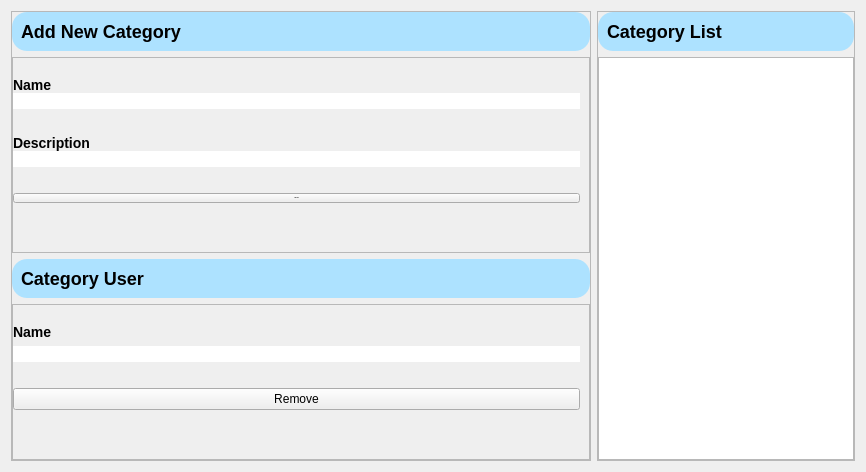
                      <widget class="QWidget" name="category_setting_2">
                       <layout class="QHBoxLayout" name="horizontalLayout_21">
                        <item>
                         <widget class="QFrame" name="frame_23">
                          <property name="sizePolicy">
                           <sizepolicy hsizetype="Fixed" vsizetype="Minimum">
                            <horstretch>0</horstretch>
                            <verstretch>0</verstretch>
                           </sizepolicy>
                          </property>
                          <property name="frameShape">
                           <enum>QFrame::StyledPanel</enum>
                          </property>
                          <property name="frameShadow">
                           <enum>QFrame::Raised</enum>
                          </property>
                          <layout class="QVBoxLayout" name="verticalLayout_47">
                           <property name="leftMargin">
                            <number>0</number>
                           </property>
                           <property name="topMargin">
                            <number>0</number>
                           </property>
                           <property name="rightMargin">
                            <number>0</number>
                           </property>
                           <property name="bottomMargin">
                            <number>0</number>
                           </property>
                           <item>
                            <widget class="QFrame" name="frame_24">
                             <property name="sizePolicy">
                              <sizepolicy hsizetype="Minimum" vsizetype="Minimum">
                               <horstretch>0</horstretch>
                               <verstretch>0</verstretch>
                              </sizepolicy>
                             </property>
                             <property name="styleSheet">
                              <string notr="true">QFrame
{
	background: #ADE2FF;
	border-radius: 15px;
}</string>
                             </property>
                             <property name="frameShape">
                              <enum>QFrame::StyledPanel</enum>
                             </property>
                             <property name="frameShadow">
                              <enum>QFrame::Raised</enum>
                             </property>
                             <layout class="QHBoxLayout" name="horizontalLayout_22">
                              <item>
                               <widget class="QLabel" name="label_21">
                                <property name="sizePolicy">
                                 <sizepolicy hsizetype="Fixed" vsizetype="Fixed">
                                  <horstretch>0</horstretch>
                                  <verstretch>0</verstretch>
                                 </sizepolicy>
                                </property>
                                <property name="text">
                                 <string>&lt;h2&gt;Add New Category&lt;/h2&gt;</string>
                                </property>
                               </widget>
                              </item>
                              <item>
                               <spacer name="horizontalSpacer_4">
                                <property name="orientation">
                                 <enum>Qt::Horizontal</enum>
                                </property>
                                <property name="sizeType">
                                 <enum>QSizePolicy::Fixed</enum>
                                </property>
                                <property name="sizeHint" stdset="0">
                                 <size>
                                  <width>400</width>
                                  <height>20</height>
                                 </size>
                                </property>
                               </spacer>
                              </item>
                             </layout>
                            </widget>
                           </item>
                           <item>
                            <widget class="QFrame" name="frame_25">
                             <property name="sizePolicy">
                              <sizepolicy hsizetype="Expanding" vsizetype="Expanding">
                               <horstretch>0</horstretch>
                               <verstretch>0</verstretch>
                              </sizepolicy>
                             </property>
                             <property name="frameShape">
                              <enum>QFrame::StyledPanel</enum>
                             </property>
                             <property name="frameShadow">
                              <enum>QFrame::Raised</enum>
                             </property>
                             <layout class="QVBoxLayout" name="verticalLayout_48">
                              <property name="leftMargin">
                               <number>0</number>
                              </property>
                              <item>
                               <spacer name="verticalSpacer_21">
                                <property name="orientation">
                                 <enum>Qt::Vertical</enum>
                                </property>
                                <property name="sizeType">
                                 <enum>QSizePolicy::Fixed</enum>
                                </property>
                                <property name="sizeHint" stdset="0">
                                 <size>
                                  <width>20</width>
                                  <height>10</height>
                                 </size>
                                </property>
                               </spacer>
                              </item>
                              <item>
                               <layout class="QVBoxLayout" name="verticalLayout_49">
                                <property name="spacing">
                                 <number>0</number>
                                </property>
                                <item alignment="Qt::AlignTop">
                                 <widget class="QLabel" name="label_22">
                                  <property name="sizePolicy">
                                   <sizepolicy hsizetype="Preferred" vsizetype="Fixed">
                                    <horstretch>0</horstretch>
                                    <verstretch>0</verstretch>
                                   </sizepolicy>
                                  </property>
                                  <property name="text">
                                   <string>&lt;h3&gt; Name&lt;/h3&gt;</string>
                                  </property>
                                 </widget>
                                </item>
                                <item>
                                 <widget class="QLineEdit" name="lineEdit_10">
                                  <property name="sizePolicy">
                                   <sizepolicy hsizetype="Expanding" vsizetype="Fixed">
                                    <horstretch>0</horstretch>
                                    <verstretch>0</verstretch>
                                   </sizepolicy>
                                  </property>
                                  <property name="styleSheet">
                                   <string notr="true">	border-top-right-radius: 10px;
	border-top-left-radius:10px;
	border-bottom-right-radius: 10px;
	border-bottom-left-radius:10px;</string>
                                  </property>
                                 </widget>
                                </item>
                               </layout>
                              </item>
                              <item>
                               <spacer name="verticalSpacer_22">
                                <property name="orientation">
                                 <enum>Qt::Vertical</enum>
                                </property>
                                <property name="sizeType">
                                 <enum>QSizePolicy::Fixed</enum>
                                </property>
                                <property name="sizeHint" stdset="0">
                                 <size>
                                  <width>20</width>
                                  <height>20</height>
                                 </size>
                                </property>
                               </spacer>
                              </item>
                              <item>
                               <layout class="QVBoxLayout" name="verticalLayout_50">
                                <property name="spacing">
                                 <number>0</number>
                                </property>
                                <item alignment="Qt::AlignTop">
                                 <widget class="QLabel" name="label_23">
                                  <property name="sizePolicy">
                                   <sizepolicy hsizetype="Preferred" vsizetype="Fixed">
                                    <horstretch>0</horstretch>
                                    <verstretch>0</verstretch>
                                   </sizepolicy>
                                  </property>
                                  <property name="text">
                                   <string>&lt;h3&gt; Description&lt;/h3&gt;</string>
                                  </property>
                                 </widget>
                                </item>
                                <item>
                                 <widget class="QLineEdit" name="lineEdit_11">
                                  <property name="styleSheet">
                                   <string notr="true">	border-top-right-radius: 10px;
	border-top-left-radius:10px;
	border-bottom-right-radius: 10px;
	border-bottom-left-radius:10px;</string>
                                  </property>
                                 </widget>
                                </item>
                               </layout>
                              </item>
                              <item>
                               <spacer name="verticalSpacer_23">
                                <property name="orientation">
                                 <enum>Qt::Vertical</enum>
                                </property>
                                <property name="sizeType">
                                 <enum>QSizePolicy::Fixed</enum>
                                </property>
                                <property name="sizeHint" stdset="0">
                                 <size>
                                  <width>20</width>
                                  <height>20</height>
                                 </size>
                                </property>
                               </spacer>
                              </item>
                              <item>
                               <widget class="QPushButton" name="pushButton_10">
                                <property name="font">
                                 <font>
                                  <pointsize>-1</pointsize>
                                  <weight>75</weight>
                                  <bold>true</bold>
                                 </font>
                                </property>
                                <property name="text">
                                 <string>Add New</string>
                                </property>
                               </widget>
                              </item>
                              <item>
                               <spacer name="verticalSpacer_24">
                                <property name="orientation">
                                 <enum>Qt::Vertical</enum>
                                </property>
                                <property name="sizeType">
                                 <enum>QSizePolicy::Expanding</enum>
                                </property>
                                <property name="sizeHint" stdset="0">
                                 <size>
                                  <width>20</width>
                                  <height>40</height>
                                 </size>
                                </property>
                               </spacer>
                              </item>
                             </layout>
                            </widget>
                           </item>
                           <item>
                            <widget class="QFrame" name="frame_26">
                             <property name="styleSheet">
                              <string notr="true">QFrame
{
	background: #ADE2FF;
	border-radius: 15px;
}</string>
                             </property>
                             <property name="frameShape">
                              <enum>QFrame::StyledPanel</enum>
                             </property>
                             <property name="frameShadow">
                              <enum>QFrame::Raised</enum>
                             </property>
                             <layout class="QVBoxLayout" name="verticalLayout_51">
                              <item>
                               <widget class="QLabel" name="label_24">
                                <property name="sizePolicy">
                                 <sizepolicy hsizetype="Fixed" vsizetype="Fixed">
                                  <horstretch>0</horstretch>
                                  <verstretch>0</verstretch>
                                 </sizepolicy>
                                </property>
                                <property name="text">
                                 <string>&lt;h2&gt; Category User &lt;/h2&gt;</string>
                                </property>
                               </widget>
                              </item>
                             </layout>
                            </widget>
                           </item>
                           <item>
                            <widget class="QFrame" name="frame_27">
                             <property name="sizePolicy">
                              <sizepolicy hsizetype="Preferred" vsizetype="Preferred">
                               <horstretch>0</horstretch>
                               <verstretch>0</verstretch>
                              </sizepolicy>
                             </property>
                             <property name="frameShape">
                              <enum>QFrame::StyledPanel</enum>
                             </property>
                             <property name="frameShadow">
                              <enum>QFrame::Raised</enum>
                             </property>
                             <layout class="QVBoxLayout" name="verticalLayout_52">
                              <property name="leftMargin">
                               <number>0</number>
                              </property>
                              <item>
                               <spacer name="verticalSpacer_25">
                                <property name="orientation">
                                 <enum>Qt::Vertical</enum>
                                </property>
                                <property name="sizeType">
                                 <enum>QSizePolicy::Fixed</enum>
                                </property>
                                <property name="sizeHint" stdset="0">
                                 <size>
                                  <width>20</width>
                                  <height>10</height>
                                 </size>
                                </property>
                               </spacer>
                              </item>
                              <item>
                               <layout class="QVBoxLayout" name="verticalLayout_53">
                                <item>
                                 <widget class="QLabel" name="label_25">
                                  <property name="sizePolicy">
                                   <sizepolicy hsizetype="Preferred" vsizetype="Fixed">
                                    <horstretch>0</horstretch>
                                    <verstretch>0</verstretch>
                                   </sizepolicy>
                                  </property>
                                  <property name="text">
                                   <string>&lt;h3&gt;Name&lt;/h3&gt;</string>
                                  </property>
                                 </widget>
                                </item>
                                <item>
                                 <widget class="QLineEdit" name="lineEdit_12">
                                  <property name="sizePolicy">
                                   <sizepolicy hsizetype="Expanding" vsizetype="Fixed">
                                    <horstretch>0</horstretch>
                                    <verstretch>0</verstretch>
                                   </sizepolicy>
                                  </property>
                                  <property name="styleSheet">
                                   <string notr="true">	border-top-right-radius: 10px;
	border-top-left-radius:10px;
	border-bottom-right-radius: 10px;
	border-bottom-left-radius:10px;</string>
                                  </property>
                                 </widget>
                                </item>
                               </layout>
                              </item>
                              <item>
                               <spacer name="verticalSpacer_26">
                                <property name="orientation">
                                 <enum>Qt::Vertical</enum>
                                </property>
                                <property name="sizeType">
                                 <enum>QSizePolicy::Fixed</enum>
                                </property>
                                <property name="sizeHint" stdset="0">
                                 <size>
                                  <width>20</width>
                                  <height>20</height>
                                 </size>
                                </property>
                               </spacer>
                              </item>
                              <item>
                               <widget class="QPushButton" name="pushButton_11">
                                <property name="text">
                                 <string>Remove</string>
                                </property>
                               </widget>
                              </item>
                              <item>
                               <spacer name="verticalSpacer_27">
                                <property name="orientation">
                                 <enum>Qt::Vertical</enum>
                                </property>
                                <property name="sizeHint" stdset="0">
                                 <size>
                                  <width>20</width>
                                  <height>40</height>
                                 </size>
                                </property>
                               </spacer>
                              </item>
                             </layout>
                            </widget>
                           </item>
                          </layout>
                         </widget>
                        </item>
                        <item>
                         <widget class="QFrame" name="frame_28">
                          <property name="frameShape">
                           <enum>QFrame::StyledPanel</enum>
                          </property>
                          <property name="frameShadow">
                           <enum>QFrame::Raised</enum>
                          </property>
                          <layout class="QVBoxLayout" name="verticalLayout_54">
                           <property name="leftMargin">
                            <number>0</number>
                           </property>
                           <property name="topMargin">
                            <number>0</number>
                           </property>
                           <property name="rightMargin">
                            <number>0</number>
                           </property>
                           <property name="bottomMargin">
                            <number>0</number>
                           </property>
                           <item>
                            <widget class="QFrame" name="frame_29">
                             <property name="styleSheet">
                              <string notr="true">QFrame
{
	background: #ADE2FF;
	border-radius: 15px;
}</string>
                             </property>
                             <property name="frameShape">
                              <enum>QFrame::StyledPanel</enum>
                             </property>
                             <property name="frameShadow">
                              <enum>QFrame::Raised</enum>
                             </property>
                             <layout class="QVBoxLayout" name="verticalLayout_55">
                              <item>
                               <widget class="QLabel" name="label_26">
                                <property name="text">
                                 <string>&lt;h2&gt;Category List &lt;/h2&gt;</string>
                                </property>
                               </widget>
                              </item>
                             </layout>
                            </widget>
                           </item>
                           <item>
                            <widget class="QTableView" name="category_table_view_2">
                             <property name="sizePolicy">
                              <sizepolicy hsizetype="Preferred" vsizetype="Expanding">
                               <horstretch>0</horstretch>
                               <verstretch>0</verstretch>
                              </sizepolicy>
                             </property>
                            </widget>
                           </item>
                          </layout>
                         </widget>
                        </item>
                       </layout>
                      </widget>
